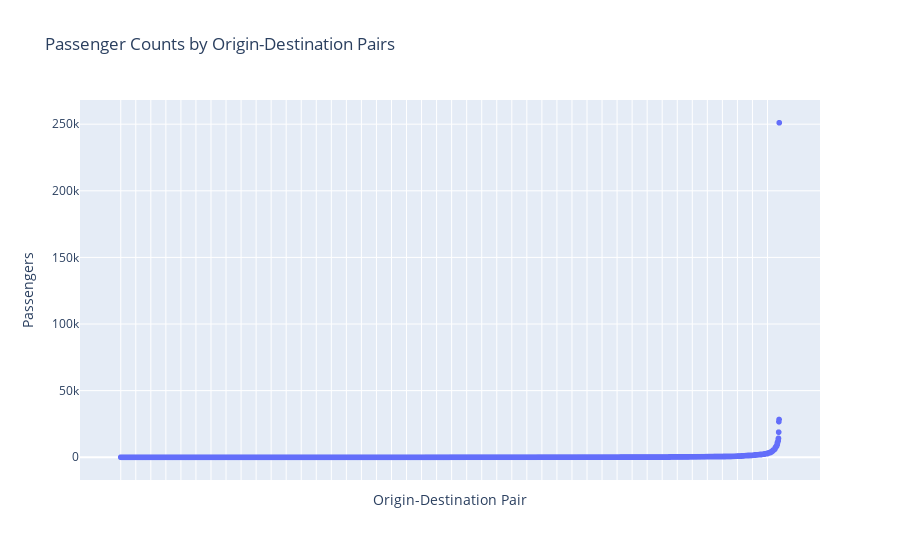

Notebook cell for this chart:
### Code cell
import pandas as pd
import plotly.express as px

sorted_df  = result_df.sort_values(by='passengers', ascending=True)
# Create an interactive scatterplot

# Create an interactive scatterplot
fig = px.scatter(sorted_df, x='origin-destination-pair', y='passengers', text='passengers',
                 title='Passenger Counts by Origin-Destination Pairs',
                 labels={'origin-destination-pair': 'Origin-Destination Pair'},
                 hover_name='origin-destination-pair')

fig.update_traces(textposition='top center')

# Remove the x-axis labels
fig.update_xaxes(showticklabels=False)

# Customize the appearance of the plot (optional)
fig.update_layout(xaxis_title='Origin-Destination Pair', yaxis_title='Passengers')

# Show the interactive plot
fig.show()

### Figure 1 — Plotly figure (JSON) as saved in the notebook; plotly's stock layout.template omitted (floating-point values rounded to 4 significant figures; data arrays with more than 128 entries replaced by an {"elided": "..."} marker saying what was removed)
{"data": [{"hovertemplate": "<b>%{hovertext}</b><br><br>Origin-Destination Pair=%{x}<br>passengers=%{text}<extra></extra>", "hovertext": {"elided": "3416 str values"}, "legendgroup": "", "marker": {"color": "#636efa", "symbol": "circle"}, "mode": "markers+text", "name": "", "showlegend": false, "text": {"elided": "3416 int values"}, "textposition": "top center", "type": "scattergl", "x": {"elided": "3416 str values"}, "xaxis": "x", "y": {"elided": "3416 int values"}, "yaxis": "y"}], "layout": {"legend": {"tracegroupgap": 0}, "title": {"text": "Passenger Counts by Origin-Destination Pairs"}, "xaxis": {"anchor": "y", "domain": [0, 1], "showticklabels": false, "title": {"text": "Origin-Destination Pair"}}, "yaxis": {"anchor": "x", "domain": [0, 1], "title": {"text": "Passengers"}}}}
